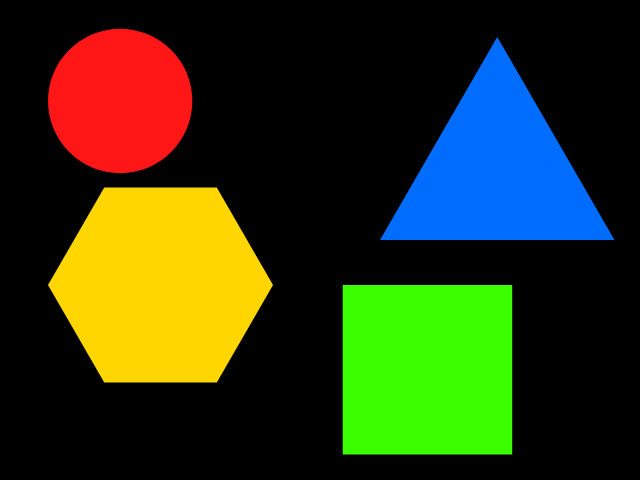
#> input picture color detection cv2/shapes.png, 640 x 480 px
$ python Tinsahe.py
#> lines starting #> are read from the running program, lines starting #| are printed output that depends on the picture; after the words box and inside, x2 and y2 are one past the last pixel; in counts of white or black regions, pixels touching at a corner belong together
import cv2
import numpy as np

# Read image
img = cv2.imread("shapes.png")
#> img is the input picture: shape (480, 640, 3); mean B, G, R 20.9, 56.4, 46.4

# Check if image loaded
if img is None:
    print("Error: Image not found!")
    exit()

# Convert BGR to HSV
hsv_img = cv2.cvtColor(img, cv2.COLOR_BGR2HSV)
#> hsv_img: shape (480, 640, 3); mean H, S, V 16.1, 84.4, 84.5

# Blue color range
lower_blue = np.array([100, 150, 50])
upper_blue = np.array([140, 255, 255])

# Create mask
mask = cv2.inRange(hsv_img, lower_blue, upper_blue)
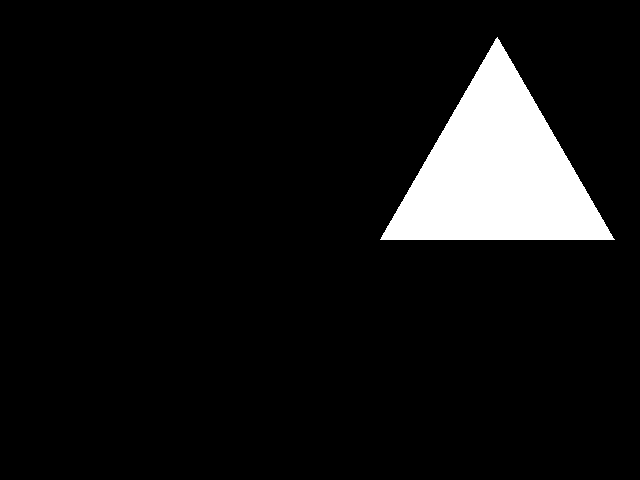
#> mask: shape (480, 640); 7.8% white; 1 white region, box (x1, y1, x2, y2) and area: (380, 37, 615, 240) 23935

# Extract blue object
result = cv2.bitwise_and(img, img, mask=mask)
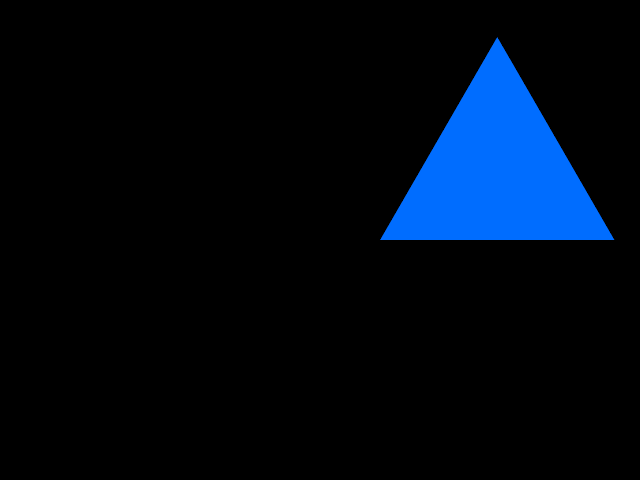
#> result: shape (480, 640, 3); mean B, G, R 19.8, 8.4, 0

# Display images
cv2.imshow("Original Image", img)
cv2.imshow("HSV Image", hsv_img)
cv2.imshow("Blue Mask", mask)
cv2.imshow("Blue Detection", result)

cv2.waitKey(0)
cv2.destroyAllWindows()
